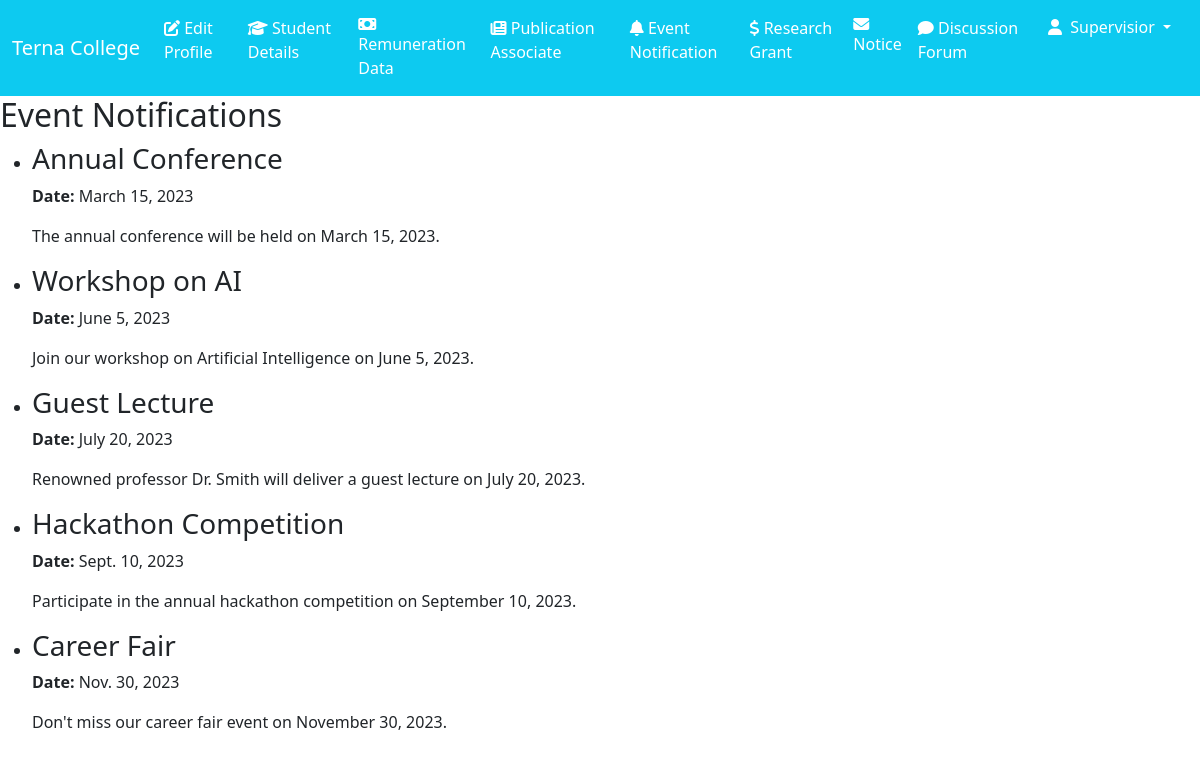
Page /event-notifications/ on the committed database.
### Homepage/models.py (models this page shows)
class EventNotification(models.Model):
    title = models.CharField(max_length=100)
    description = models.TextField()
    date = models.DateField()

### Homepage/views.py (the view)
# urls.py: path('event-notifications/', views.event_notifications, name='event_notifications'),
def event_notifications(request):
    notifications = EventNotification.objects.all()
    return render(request, 'supervisor/event_notifications.html', {'notifications': notifications})

### Homepage/templates/Supervisor/event_notifications.html
{% extends "supervisor_base.html" %}
{% block content %}
  <h2>Event Notifications</h2>
  <ul>
    {% for notification in notifications %}
      <li>
        <h3>{{ notification.title }}</h3>
        <p><strong>Date:</strong> {{ notification.date }}</p>
        <p>{{ notification.description }}</p>
      </li>
    {% endfor %}
  </ul>
{% endblock %}

### rows in the picture
EventNotification: title "Annual Conference", date "March 15, 2023", description "The annual conference will be held on March 15, 2023."
EventNotification: title "Workshop on AI", date "June 5, 2023", description "Join our workshop on Artificial Intelligence on June 5, 2023."
EventNotification: title "Guest Lecture", date "July 20, 2023", description "Renowned professor Dr. Smith will deliver a guest lecture on July 20, 2023."
EventNotification: title "Hackathon Competition", date "Sept. 10, 2023", description "Participate in the annual hackathon competition on September 10, 2023."
EventNotification: title "Career Fair", date "Nov. 30, 2023", description "Don't miss our career fair event on November 30, 2023."
